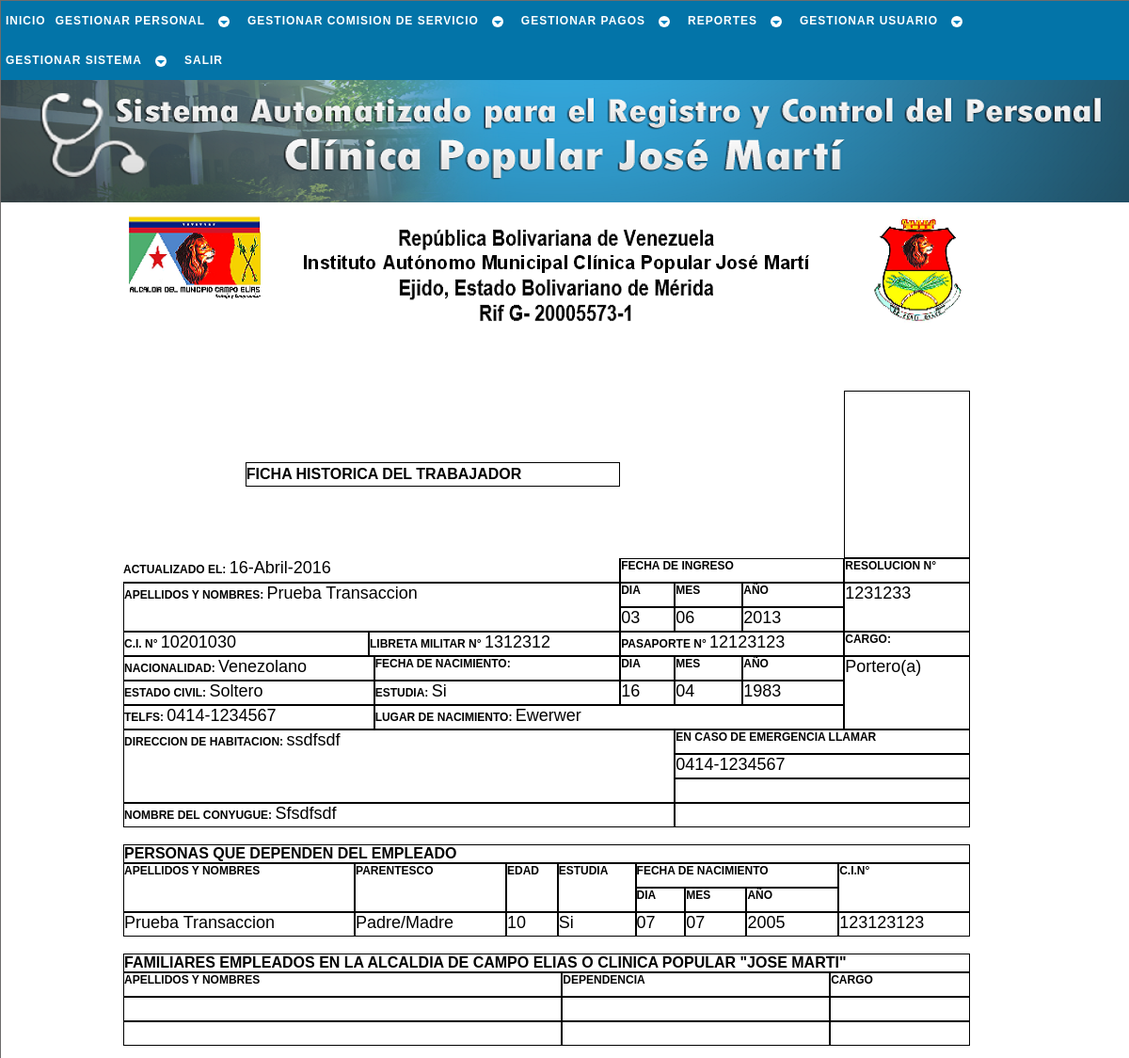
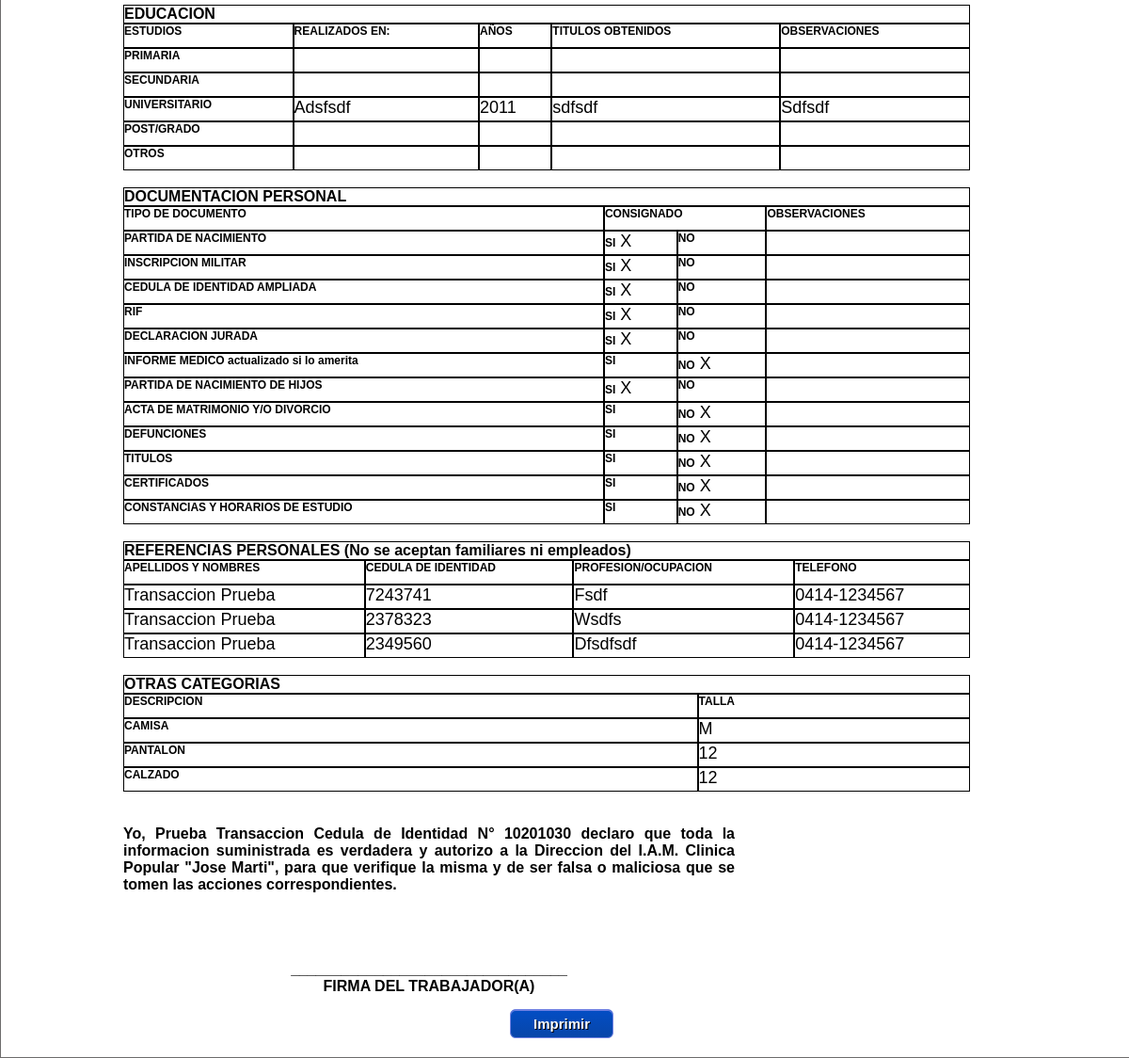
/php/reporte/ficha_trbj.php?c=10201030 (signed in), run on the app's committed database (2 pictures, top to bottom).
### tables this page shows
CREATE TABLE `trabajador` (
  `cedula` int(12) NOT NULL,
  `nombre` varchar(30) NOT NULL,
  `apellido` varchar(30) NOT NULL,
  `ciudadania` varchar(15) NOT NULL,
  `pasaporte` varchar(30) NOT NULL,
  `libreta_militr` varchar(30) NOT NULL,
  `fe_nac` date NOT NULL,
  `lug_nac` varchar(30) NOT NULL,
  `est_civil` varchar(15) NOT NULL,
  `nconyugue` varchar(50) NOT NULL,
  `estudia` int(1) NOT NULL,
  `direccion` varchar(50) NOT NULL,
  `telefono` varchar(12) NOT NULL,
  `telefono_em` varchar(12) NOT NULL,
  `estado` tinyint(1) NOT NULL,
  `actualizado` date NOT NULL,
  PRIMARY KEY (`cedula`)
);

CREATE TABLE `laboral` (
  `cedula` int(12) NOT NULL,
  `sueldo_mensual` decimal(7,2) NOT NULL,
  `fecha_ingreso` date NOT NULL,
  `condicion` varchar(10) NOT NULL,
  `cargo` varchar(23) NOT NULL,
  `rango` varchar(22) NOT NULL,
  `area_desemp` varchar(14) NOT NULL,
  `resolucion` varchar(40) NOT NULL,
  `ley` varchar(5) NOT NULL,
  PRIMARY KEY (`cedula`),
  CONSTRAINT `laboral_ibfk_1` FOREIGN KEY (`cedula`) REFERENCES `trabajador` (`cedula`) ON UPDATE CASCADE
);

CREATE TABLE `uniforme` (
  `cedula` int(12) NOT NULL,
  `camisa` varchar(2) NOT NULL,
  `pantalon` int(2) NOT NULL,
  `calzado` int(2) NOT NULL,
  PRIMARY KEY (`cedula`),
  CONSTRAINT `uniforme_ibfk_1` FOREIGN KEY (`cedula`) REFERENCES `trabajador` (`cedula`) ON UPDATE CASCADE
);

CREATE TABLE `familia` (
  `id_familia` int(11) NOT NULL AUTO_INCREMENT,
  `cedula` int(12) NOT NULL,
  `cedulaf` int(12) NOT NULL,
  `nombref` varchar(50) NOT NULL,
  `apellidof` varchar(50) NOT NULL,
  `fecha_nacf` date NOT NULL,
  `parentescof` varchar(20) NOT NULL,
  `estudiaf` int(1) NOT NULL,
  `empleadof` int(1) NOT NULL,
  `cargof` varchar(100) NOT NULL,
  PRIMARY KEY (`id_familia`),
  KEY `cedula` (`cedula`),
  CONSTRAINT `familia_ibfk_1` FOREIGN KEY (`cedula`) REFERENCES `trabajador` (`cedula`) ON UPDATE CASCADE
);

CREATE TABLE `estudios` (
  `cedula` int(12) NOT NULL,
  `estudios` varchar(30) NOT NULL,
  `lugar_estudio` varchar(30) NOT NULL,
  `anno` year(4) NOT NULL,
  `titulo` varchar(30) NOT NULL,
  `observacion` varchar(50) NOT NULL,
  PRIMARY KEY (`cedula`),
  CONSTRAINT `estudios_ibfk_1` FOREIGN KEY (`cedula`) REFERENCES `trabajador` (`cedula`) ON UPDATE CASCADE
);

CREATE TABLE `referencia_personal` (
  `id` int(11) NOT NULL AUTO_INCREMENT,
  `cedula_rp` int(12) NOT NULL,
  `nombre_rp` varchar(30) NOT NULL,
  `apellido_rp` varchar(30) NOT NULL,
  `ocupacion_rp` varchar(50) NOT NULL,
  `telefono_rp` varchar(12) NOT NULL,
  `cedula` int(12) NOT NULL,
  PRIMARY KEY (`id`),
  KEY `cedula` (`cedula`),
  CONSTRAINT `referencia_personal_ibfk_1` FOREIGN KEY (`cedula`) REFERENCES `trabajador` (`cedula`) ON UPDATE CASCADE
);

### php/reporte/ficha_trbj.php (the view, shortened to what the rows shown need)
<!DOCTYPE html PUBLIC "-//W3C//DTD XHTML 1.1//EN" "http://www.w3.org/TR/xhtml11/DTD/xhtml11.dtd" />
<html xmlns="http://www.w3.org/1999/xhtml" xml:lang="es" lang="es" dir="ltr">
	<head>
		<link rel="stylesheet" href="../../css/estilo.css" type="text/css" media="screen" />
		<link rel="stylesheet" href="../../css/reporte.css" type="text/css" media="screen" />
	</head>
	<body>
		<div id="cuerpo">
			<div id="pagina">
				<?php
					$cnx_bd = conexion();
					include('../_sql/conslt_trabj_sql.php');
					$resultado = conslt_completa_trb($cnx_bd);
					$familia_depn = conslt_familia_depn($cnx_bd);
					$familia_emp = conslt_familia_emp($cnx_bd);
					$referencia = conslt_referencia($cnx_bd);
					$fila = $resultado->fetch_object();
					if ($fila->estudia == 1) $estudia = 'Si';
					else $estudia = 'No';
				?>
				<div id="ficha">
					<div class="membrete">
					</div>
					<table class="cel_vaci">
						<tr>
						</tr>
						<tr>
							<th colspan="3">FICHA HISTORICA DEL TRABAJADOR</th>
						</tr>
						<tr>
						</tr>
						<tr>
						</tr>
						<tr>
							<td colspan="4" rowspan="2"><b>APELLIDOS Y NOMBRES:</b> <span class="dato"><?=$fila->apellido.' '.$fila->nombre?></span></td>
							<td rowspan="2"><span class="dato"><?=$fila->resolucion?></span></td>
						</tr>
						<tr>
						</tr>
						<tr>
							<td colspan="2"><b>C.I. N°</b> <span class="dato"><?=$fila->cedula?></span></td>
							<td colspan="2"><b>LIBRETA MILITAR N°</b> <span class="dato"><?=$fila->libreta_militr?></span></td>
							<td colspan="3"><b>PASAPORTE N°</b> <span class="dato"><?=$fila->pasaporte?></span></td>
						</tr>
						<tr>
							<td colspan="3"><b>NACIONALIDAD:</b> <span class="dato"><?=$fila->ciudadania?></span></td>
							<td rowspan="3"><span class="dato"><?=$fila->cargo?></span></td>
						</tr>
						<tr>
							<td colspan="3"><b>ESTADO CIVIL:</b> <span class="dato"><?=$fila->est_civil?></span></td>
							<td><b>ESTUDIA:</b> <span class="dato"><?=$estudia?></span></td>
						</tr>
						<tr>
							<td colspan="3"><b>TELFS:</b> <span class="dato"><?=$fila->telefono?></span></td>
							<td colspan="4"><b>LUGAR DE NACIMIENTO:</b> <span class="dato"><?=$fila->lug_nac?></span></td>
						</tr>
						<tr>
							<td colspan="5" rowspan="3"><b>DIRECCION DE HABITACION:</b> <span class="dato"><?=$fila->direccion?></span></td>
						</tr>
						<tr>
							<td colspan="3"><span class="dato"><?=$fila-> telefono_em?></span></td>
						</tr>
						<tr>
						</tr>
						<tr>
							<td colspan="5"><b>NOMBRE DEL CONYUGUE:</b> <span class="dato"><?=$fila->nconyugue?></span></td>
						</tr>
					</table>
					<br />
					<table class="cel_vaci">
						<tr>
							<th colspan="13">PERSONAS QUE DEPENDEN DEL EMPLEADO</th>
						</tr>
						<tr>
						</tr>
						<tr>
						</tr>
						<?php if ($familia_depn->num_rows == 0) { ?>
								<tr>
									<td>&nbsp;</td>
									<td>&nbsp;</td>
									<td>&nbsp;</td>
									<td>&nbsp;</td>
									<td>&nbsp;</td>
									<td>&nbsp;</td>
									<td>&nbsp;</td>
									<td>&nbsp;</td>
								</tr>
								<tr>
									<td>&nbsp;</td>
									<td>&nbsp;</td>
									<td>&nbsp;</td>
									<td>&nbsp;</td>
									<td>&nbsp;</td>
									<td>&nbsp;</td>
									<td>&nbsp;</td>
									<td>&nbsp;</td>
								</tr>
						<?php
							}else{
								while ($fila_fam_dep = $familia_depn->fetch_object()) {
									if ($fila_fam_dep->estudiaf == 1) $estudiafd = 'Si';
									else $estudiafd = 'No';
									list($afd,$mfd,$dfd) = explode("-",$fila_fam_dep->fecha_nacf);
									$A_actual = date("Y");
									$M_actual = date("n");
									$D_actual = date("j");
									$edad = $A_actual-$afd;
									if($mfd > $M_actual) {
										$edad = $edad-1;
									}else if($mfd == $M_actual) {
										if($dfd > $D_actual) {
											$edad = $edad-1;
										}
									}
						?>
									<tr>
										<td><span class="dato"><?=$fila_fam_dep->apellidof.' '.$fila_fam_dep->nombref?></span></td>
										<td><span class="dato"><?=$fila_fam_dep->parentescof?></span></td>
										<td><span class="dato"><?=$edad?></span></td>
										<td><span class="dato"><?=$estudiafd?></span></td>
										<td><span class="dato"><?=$dfd?></span></td>
										<td><span class="dato"><?=$mfd?></span></td>
										<td><span class="dato"><?=$afd?></span></td>
										<td><span class="dato"><?=$fila_fam_dep->cedulaf?></span></td>
									</tr>
						<?php
								}
							}
						?>
					</table>
					<br />
					<table class="cel_vaci">
						<tr>
							<th colspan="4">FAMILIARES EMPLEADOS EN LA ALCALDIA DE CAMPO ELIAS O CLINICA POPULAR "JOSE MARTI"</th>
						</tr>
						<tr>
						</tr>
						<?php if ($familia_emp->num_rows == 0) { ?>
								<tr>
								</tr>
								<tr>
								</tr>
						<?php }
						?>
					</table>
					<br />
					<table class="cel_vaci">
						<tr>
							<th colspan="5">EDUCACION</th>
						</tr>
						<tr>
						</tr>
						<tr>
						</tr>
						<tr>
						</tr>
						<tr>
							<td><?php if($fila->estudios == 'Universitario/Corta' || $fila->estudios == 'Universitario/Larga') echo '<span class="dato">'.$fila->lugar_estudio.'</span>'; else echo '&nbsp;';?></td>
							<td><?php if($fila->estudios == 'Universitario/Corta' || $fila->estudios == 'Universitario/Larga') echo '<span class="dato">'.$fila->anno.'</span>'; else echo '&nbsp;';?></td>
							<td><?php if($fila->estudios == 'Universitario/Corta' || $fila->estudios == 'Universitario/Larga') echo '<span class="dato">'.$fila->titulo.'</span>'; else echo '&nbsp;';?></td>
							<td><?php if($fila->estudios == 'Universitario/Corta' || $fila->estudios == 'Universitario/Larga') echo '<span class="dato">'.$fila->observacion.'</span>'; else echo '&nbsp;';?></td>
						</tr>
						<tr>
						</tr>
						<tr>
						</tr>
					</table>
					<br />
					<table class="cel_vaci">
						<tr>
							<th colspan="4">DOCUMENTACION PERSONAL</th>
						</tr>
						<tr>
						</tr>
						<tr>
						</tr>
						<tr>
						</tr>
						<tr>
						</tr>
						<tr>
						</tr>
						<tr>
						</tr>
						<tr>
						</tr>
						<tr>
						</tr>
						<tr>
						</tr>
						<tr>
						</tr>
						<tr>
						</tr>
						<tr>
						</tr>
						<tr>
						</tr>
					</table>
					<br />
					<table class="cel_vaci">
						<tr>
							<th colspan="4">REFERENCIAS PERSONALES (No se aceptan familiares ni empleados)</th>
						</tr>
						<tr>
						</tr>
						<?php while ($fila_r = $referencia-> fetch_object()) { ?>
							<tr>
								<td><span class="dato"><?=$fila_r->apellido_rp.' '.$fila_r->nombre_rp?></span></td>
								<td><span class="dato"><?=$fila_r->cedula_rp?></span></td>
								<td><span class="dato"><?=$fila_r->ocupacion_rp?></span></td>
								<td><span class="dato"><?=$fila_r->telefono_rp?></span></td>
							</tr>
						<?php } ?>
					</table>
					<br />
					<table class="cel_vaci">
						<tr>
							<th colspan="2">OTRAS CATEGORIAS</th>
						</tr>
						<tr>
						</tr>
						<tr>
							<td><span class="dato"><?=$fila->camisa?></span></td>
						</tr>
						<tr>
							<td><span class="dato"><?=$fila->pantalon?></span></td>
						</tr>
						<tr>
							<td><span class="dato"><?=$fila->calzado?></span></td>
						</tr>
					</table>
					<br />
					<br />
					<p class="n">Yo, <?=$fila->apellido.' '.$fila->nombre?> Cedula de Identidad N° <?=$fila->cedula?> declaro que toda la informacion suministrada es verdadera y autorizo
						a la Direccion del I.A.M. Clinica Popular "Jose Marti", para que verifique la misma y de ser
						falsa o maliciosa que se tomen las acciones correspondientes.</p>
					<br />
					<br />
					<br />
					<br />
					<p class="c n">_________________________________</p>
					<p class="c n">FIRMA DEL TRABAJADOR(A)</p>
				</div>
			</div>
		</div>
	</body>
</html>

### data on the page
trabajador: apellido "Prueba", nombre "Transaccion", laboral.resolucion "1231233", uniforme.cedula "10201030", libreta_militr "1312312", pasaporte "12123123", ciudadania "Venezolano", laboral.cargo "Portero(a)", est_civil "Soltero", estudia "Si", telefono "0414-1234567", lug_nac "Ewerwer", direccion "ssdfsdf", telefono_em "0414-1234567", nconyugue "Sfsdfsdf", estudios.lugar_estudio "Adsfsdf", estudios.anno "2011", estudios.titulo "sdfsdf", estudios.observacion "Sdfsdf", uniforme.camisa "M", uniforme.pantalon "12", uniforme.calzado "12"
familia: apellidof "Prueba", nombref "Transaccion", parentescof "Padre/Madre", edad "10", estudiaf "Si", dfd "07", mfd "07", afd "2005", cedulaf "123123123"
referencia_personal: apellido_rp "Transaccion", nombre_rp "Prueba", cedula_rp "7243741", ocupacion_rp "Fsdf", telefono_rp "0414-1234567"
referencia_personal: apellido_rp "Transaccion", nombre_rp "Prueba", cedula_rp "2378323", ocupacion_rp "Wsdfs", telefono_rp "0414-1234567"
referencia_personal: apellido_rp "Transaccion", nombre_rp "Prueba", cedula_rp "2349560", ocupacion_rp "Dfsdfsdf", telefono_rp "0414-1234567"

### other printed values
$d "16"
nombre_fecha('mes',intval($m)) "Abril"
$a "2016"
$di "03"
$mi "06"
$ai "2013"
$dn "16"
$mn "04"
$an "1983"
